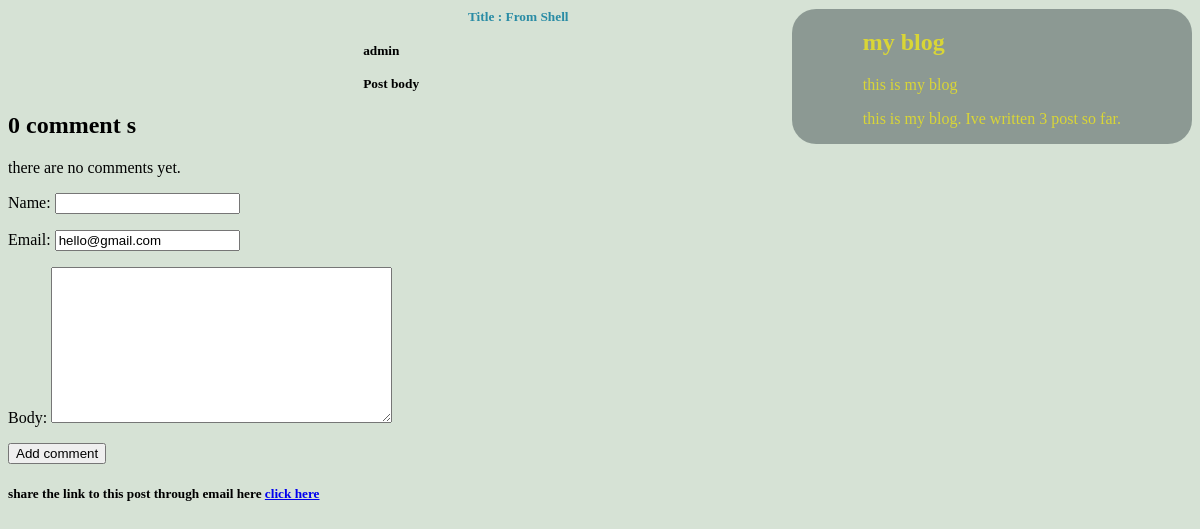
Page /3 on the committed database.
### blog/models.py (models this page shows, shortened)
class Post(models.Model):
    STATUS_CHOICES = (('draft','Draft'),('published','Published'))
    title = models.CharField(max_length=250)
    slug = models.SlugField(max_length=250, unique_for_date='publish' ,)
    author = models.ForeignKey(User, on_delete=models.CASCADE, related_name='blog_post')
    body = models.TextField()
    publish = models.DateTimeField(default=timezone.now)
    created = models.DateTimeField(auto_now_add = True)
    updated = models.DateTimeField(auto_now = True)
    status = models.CharField(max_length=10 ,choices=STATUS_CHOICES,default = 'draft')
    published = PublishedManager()
    objects = models.Manager()
    tags = TaggableManager()
    class Meta:
        ordering =["-publish"]

### blog/views.py (the view)
# urls.py: path('<int:pk>',post_detail,name = 'post_detail'),
def post_detail(request,pk):
    post = Post.objects.get(pk = pk)
    comments = post.comments.filter(active = True)
    new_comment = None
    if request.method == 'POST':
        comment_form = CommentForm(data = request.POST)
        if comment_form.is_valid():
            new_comment = comment_form.save(commit=False)
            new_comment.post = post
            new_comment.save()
    else:
        comment_form = CommentForm()
    post_tags_id = post.tags.values_list('id', flat = True)
    return render(request,'blog/detailed.html',
                            {'post':post,
                            'comments':comments,
                            'new_comment':new_comment,
                            'comment_form':comment_form,
                            })

### blog/forms.py
class CommentForm(ModelForm):
    class Meta:
        model = Comment
        fields = ('name', 'email','body')

### blog/templatetags/blogs_tags.py (called while the page is built)
@register.simple_tag
def total_post():
    return Post.objects.count()

### blog/templates/blog/detailed.html (shortened to what this page needs)
{%extends 'base.html'%}
{%block content%}
<h1>title : {{post.title}}</h2>
<h4>{{post.author}}</h4>
<h4>{{post.body}}</h4>
{%with comments.count as total_comments%}
<h2>{{total_comments}} comment {{total_comments|pluralize}}</h2>
{%endwith%}
{%for comment in comments%}
<div class="comment">
    <p class="info">
        Comment {{foorloop.counter}} by {{comment.name}}
        {{comment.created}}
    </p>
    {{comment.body}}
{%empty%}
<p>there are no comments yet.</p>
</div>
{%if new_comment%}
<h2>comment has been successfully created</h2>
{%else%}
<form action="" method="post">
    {{comment_form.as_p}}
    <p><input type="submit" value="Add comment"></p>
</form>
{%endif%}
{%endfor%}
<p><h5>share the link to this post through email here <a href="{%url 'share_post' post.id %}">click here</a></h5></p>
{%endblock%}

### static/styles/styles.css (style rules this page uses)
h1 { color: rgb(42, 140, 165); text-decoration:none; margin-left: 20%; text-align: center ; text-transform: capitalize; font-size: smaller; }
h4 { margin-left: 30%; font-size: smaller; max-width: 32%; }
body { background-color: rgba(107, 148, 103, 0.271); }

### rows in the picture
Post: title "From Shell", author "admin", body "Post body"

### other values in the picture
{{ total_comments }} "0"
